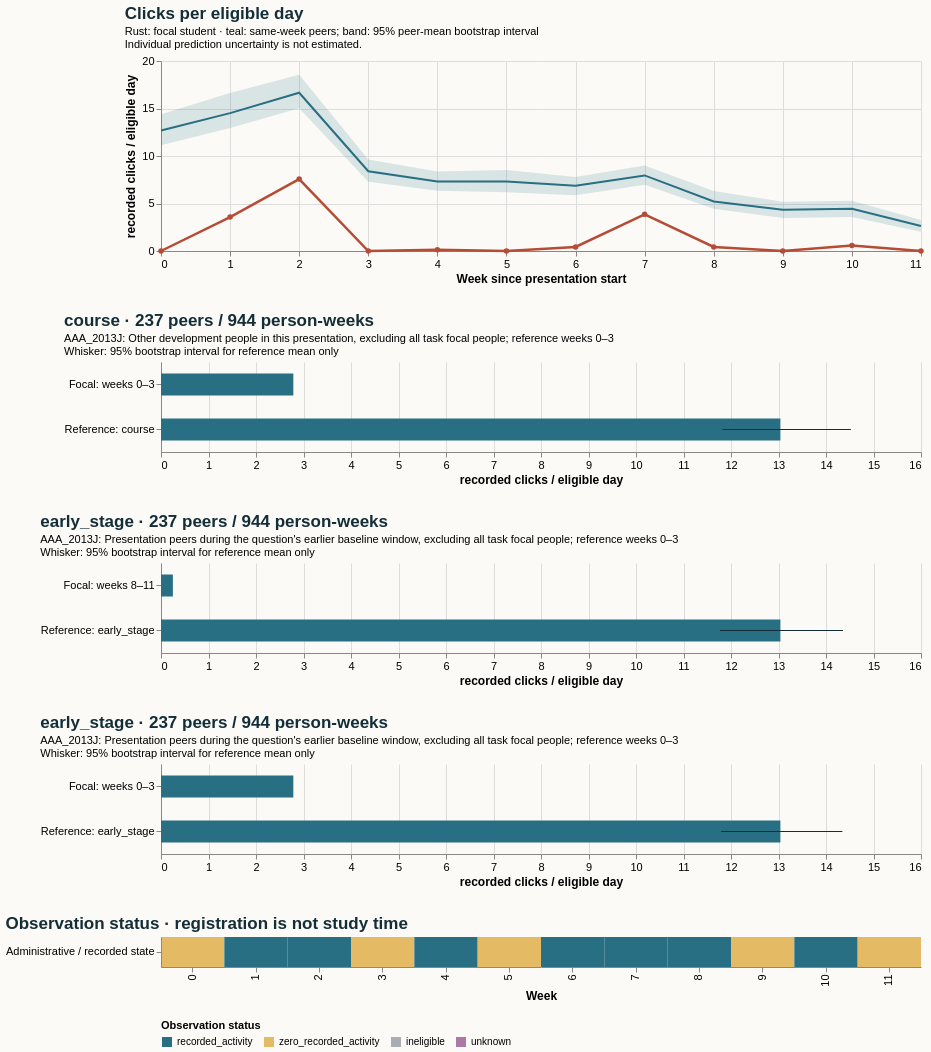

Describe this chart as a Vega-Lite specification.
### Vega-Lite specification from a JSON file in a GitHub repository (floating-point values rounded to 4 significant figures)
{"$schema": "https://vega.github.io/schema/vega-lite/v5.20.1.json", "config": {"axis": {"labelFontSize": 11, "titleFontSize": 12}, "background": "#fbfaf7", "font": "sans-serif", "title": {"anchor": "start", "color": "#142e38", "fontSize": 17, "subtitleFontSize": 11}, "view": {"continuousHeight": 300, "continuousWidth": 300, "stroke": null}}, "datasets": {"data-0e08a7084968e6410d2b16731e76f8ea": [{"hi": null, "lo": null, "series": "Focal: weeks 0–3", "value": 2.786}, {"hi": 14.34, "lo": 11.79, "series": "Reference: early_stage", "value": 13.04}], "data-3750ec66e5b8c7662691690f51c04c27": [{"hi": null, "lo": null, "series": "Focal: weeks 8–11", "value": 0.25}, {"hi": 14.36, "lo": 11.77, "series": "Reference: early_stage", "value": 13.04}], "data-50b1068f507c811541f35ee032cb187d": [{"hi": null, "lo": null, "series": "Focal: weeks 0–3", "value": 2.786}, {"hi": 14.52, "lo": 11.82, "series": "Reference: course", "value": 13.04}], "data-8e0e40293a88ba30a2c1e6c8ad5633a7": [{"end_day": 6, "focal_value": 0.0, "peer_ci_high": 14.39, "peer_ci_low": 11.14, "peer_mean": 12.69, "peer_observations": 237, "peer_people": 237, "reference": "course", "unit": "recorded clicks / eligible day", "week": 0}, {"end_day": 13, "focal_value": 3.571, "peer_ci_high": 16.64, "peer_ci_low": 12.94, "peer_mean": 14.52, "peer_observations": 237, "peer_people": 237, "reference": "course", "unit": "recorded clicks / eligible day", "week": 1}, {"end_day": 20, "focal_value": 7.571, "peer_ci_high": 18.55, "peer_ci_low": 15.04, "peer_mean": 16.66, "peer_observations": 235, "peer_people": 235, "reference": "course", "unit": "recorded clicks / eligible day", "week": 2}, {"end_day": 27, "focal_value": 0.0, "peer_ci_high": 9.641, "peer_ci_low": 7.284, "peer_mean": 8.392, "peer_observations": 235, "peer_people": 235, "reference": "course", "unit": "recorded clicks / eligible day", "week": 3}, {"end_day": 34, "focal_value": 0.1429, "peer_ci_high": 8.377, "peer_ci_low": 6.343, "peer_mean": 7.32, "peer_observations": 233, "peer_people": 233, "reference": "course", "unit": "recorded clicks / eligible day", "week": 4}, {"end_day": 41, "focal_value": 0.0, "peer_ci_high": 8.529, "peer_ci_low": 6.184, "peer_mean": 7.327, "peer_observations": 232, "peer_people": 232, "reference": "course", "unit": "recorded clicks / eligible day", "week": 5}, {"end_day": 48, "focal_value": 0.4286, "peer_ci_high": 7.789, "peer_ci_low": 5.868, "peer_mean": 6.876, "peer_observations": 232, "peer_people": 232, "reference": "course", "unit": "recorded clicks / eligible day", "week": 6}, {"end_day": 55, "focal_value": 3.857, "peer_ci_high": 8.996, "peer_ci_low": 6.98, "peer_mean": 7.954, "peer_observations": 232, "peer_people": 232, "reference": "course", "unit": "recorded clicks / eligible day", "week": 7}, {"end_day": 62, "focal_value": 0.4286, "peer_ci_high": 6.305, "peer_ci_low": 4.437, "peer_mean": 5.221, "peer_observations": 231, "peer_people": 231, "reference": "course", "unit": "recorded clicks / eligible day", "week": 8}, {"end_day": 69, "focal_value": 0.0, "peer_ci_high": 5.19, "peer_ci_low": 3.477, "peer_mean": 4.344, "peer_observations": 230, "peer_people": 230, "reference": "course", "unit": "recorded clicks / eligible day", "week": 9}, {"end_day": 76, "focal_value": 0.5714, "peer_ci_high": 5.287, "peer_ci_low": 3.584, "peer_mean": 4.438, "peer_observations": 229, "peer_people": 229, "reference": "course", "unit": "recorded clicks / eligible day", "week": 10}, {"end_day": 83, "focal_value": 0.0, "peer_ci_high": 3.272, "peer_ci_low": 2.035, "peer_mean": 2.636, "peer_observations": 227, "peer_people": 227, "reference": "course", "unit": "recorded clicks / eligible day", "week": 11}], "data-bc02ac6ec72bc0fddbaa4f688efeb9ae": [{"eligible_days": 7.0, "end_day": 6, "logging_completeness": "unknown", "observation_status": "zero_recorded_activity", "row": "Administrative / recorded state", "score_status": "withheld_release_time_unknown", "start_day": 0, "value": 0.0, "week": 0}, {"eligible_days": 7.0, "end_day": 13, "logging_completeness": "unknown", "observation_status": "recorded_activity", "row": "Administrative / recorded state", "score_status": "withheld_release_time_unknown", "start_day": 7, "value": 3.571, "week": 1}, {"eligible_days": 7.0, "end_day": 20, "logging_completeness": "unknown", "observation_status": "recorded_activity", "row": "Administrative / recorded state", "score_status": "withheld_release_time_unknown", "start_day": 14, "value": 7.571, "week": 2}, {"eligible_days": 7.0, "end_day": 27, "logging_completeness": "unknown", "observation_status": "zero_recorded_activity", "row": "Administrative / recorded state", "score_status": "withheld_release_time_unknown", "start_day": 21, "value": 0.0, "week": 3}, {"eligible_days": 7.0, "end_day": 34, "logging_completeness": "unknown", "observation_status": "recorded_activity", "row": "Administrative / recorded state", "score_status": "withheld_release_time_unknown", "start_day": 28, "value": 0.1429, "week": 4}, {"eligible_days": 7.0, "end_day": 41, "logging_completeness": "unknown", "observation_status": "zero_recorded_activity", "row": "Administrative / recorded state", "score_status": "withheld_release_time_unknown", "start_day": 35, "value": 0.0, "week": 5}, {"eligible_days": 7.0, "end_day": 48, "logging_completeness": "unknown", "observation_status": "recorded_activity", "row": "Administrative / recorded state", "score_status": "withheld_release_time_unknown", "start_day": 42, "value": 0.4286, "week": 6}, {"eligible_days": 7.0, "end_day": 55, "logging_completeness": "unknown", "observation_status": "recorded_activity", "row": "Administrative / recorded state", "score_status": "withheld_release_time_unknown", "start_day": 49, "value": 3.857, "week": 7}, {"eligible_days": 7.0, "end_day": 62, "logging_completeness": "unknown", "observation_status": "recorded_activity", "row": "Administrative / recorded state", "score_status": "withheld_release_time_unknown", "start_day": 56, "value": 0.4286, "week": 8}, {"eligible_days": 7.0, "end_day": 69, "logging_completeness": "unknown", "observation_status": "zero_recorded_activity", "row": "Administrative / recorded state", "score_status": "withheld_release_time_unknown", "start_day": 63, "value": 0.0, "week": 9}, {"eligible_days": 7.0, "end_day": 76, "logging_completeness": "unknown", "observation_status": "recorded_activity", "row": "Administrative / recorded state", "score_status": "withheld_release_time_unknown", "start_day": 70, "value": 0.5714, "week": 10}, {"eligible_days": 7.0, "end_day": 83, "logging_completeness": "unknown", "observation_status": "zero_recorded_activity", "row": "Administrative / recorded state", "score_status": "withheld_release_time_unknown", "start_day": 77, "value": 0.0, "week": 11}]}, "resolve": {"scale": {"color": "independent"}}, "spacing": 28, "vconcat": [{"data": {"name": "data-8e0e40293a88ba30a2c1e6c8ad5633a7"}, "height": 190, "layer": [{"encoding": {"x": {"axis": {"tickMinStep": 1}, "field": "week", "title": "Week since presentation start", "type": "quantitative"}, "y": {"field": "peer_ci_low", "scale": {"zero": true}, "title": "recorded clicks / eligible day", "type": "quantitative"}, "y2": {"field": "peer_ci_high"}}, "mark": {"color": "#286f83", "opacity": 0.16, "type": "area"}}, {"encoding": {"tooltip": [{"field": "week", "type": "quantitative"}, {"field": "peer_mean", "type": "quantitative"}, {"field": "peer_people", "type": "quantitative"}, {"field": "peer_observations", "type": "quantitative"}], "x": {"field": "week", "type": "quantitative"}, "y": {"field": "peer_mean", "type": "quantitative"}}, "mark": {"color": "#286f83", "strokeWidth": 2, "type": "line"}}, {"encoding": {"tooltip": [{"field": "week", "type": "quantitative"}, {"field": "focal_value", "type": "quantitative"}], "x": {"field": "week", "type": "quantitative"}, "y": {"field": "focal_value", "type": "quantitative"}}, "mark": {"color": "#b64c35", "point": {"color": "#b64c35"}, "strokeWidth": 2.5, "type": "line"}}], "title": {"subtitle": ["Rust: focal student · teal: same-week peers; band: 95% peer-mean bootstrap interval", "Individual prediction uncertainty is not estimated."], "text": "Clicks per eligible day"}, "width": 760}, {"data": {"name": "data-50b1068f507c811541f35ee032cb187d"}, "height": 90, "layer": [{"encoding": {"x": {"field": "value", "scale": {"domain": [0, 15.25], "zero": true}, "title": "recorded clicks / eligible day", "type": "quantitative"}, "y": {"field": "series", "sort": null, "title": null, "type": "nominal"}}, "mark": {"color": "#286f83", "size": 22, "type": "bar"}}, {"encoding": {"x": {"field": "lo", "type": "quantitative"}, "x2": {"field": "hi"}, "y": {"field": "series", "sort": null, "title": null, "type": "nominal"}}, "mark": {"color": "#142e38", "type": "rule"}}], "title": {"subtitle": ["AAA_2013J: Other development people in this presentation, excluding all task focal people; reference weeks 0–3", "Whisker: 95% bootstrap interval for reference mean only"], "text": "course · 237 peers / 944 person-weeks"}, "width": 760}, {"data": {"name": "data-3750ec66e5b8c7662691690f51c04c27"}, "height": 90, "layer": [{"encoding": {"x": {"field": "value", "scale": {"domain": [0, 15.25], "zero": true}, "title": "recorded clicks / eligible day", "type": "quantitative"}, "y": {"field": "series", "sort": null, "title": null, "type": "nominal"}}, "mark": {"color": "#286f83", "size": 22, "type": "bar"}}, {"encoding": {"x": {"field": "lo", "type": "quantitative"}, "x2": {"field": "hi"}, "y": {"field": "series", "sort": null, "title": null, "type": "nominal"}}, "mark": {"color": "#142e38", "type": "rule"}}], "title": {"subtitle": ["AAA_2013J: Presentation peers during the question's earlier baseline window, excluding all task focal people; reference weeks 0–3", "Whisker: 95% bootstrap interval for reference mean only"], "text": "early_stage · 237 peers / 944 person-weeks"}, "width": 760}, {"data": {"name": "data-0e08a7084968e6410d2b16731e76f8ea"}, "height": 90, "layer": [{"encoding": {"x": {"field": "value", "scale": {"domain": [0, 15.25], "zero": true}, "title": "recorded clicks / eligible day", "type": "quantitative"}, "y": {"field": "series", "sort": null, "title": null, "type": "nominal"}}, "mark": {"color": "#286f83", "size": 22, "type": "bar"}}, {"encoding": {"x": {"field": "lo", "type": "quantitative"}, "x2": {"field": "hi"}, "y": {"field": "series", "sort": null, "title": null, "type": "nominal"}}, "mark": {"color": "#142e38", "type": "rule"}}], "title": {"subtitle": ["AAA_2013J: Presentation peers during the question's earlier baseline window, excluding all task focal people; reference weeks 0–3", "Whisker: 95% bootstrap interval for reference mean only"], "text": "early_stage · 237 peers / 944 person-weeks"}, "width": 760}, {"data": {"name": "data-bc02ac6ec72bc0fddbaa4f688efeb9ae"}, "encoding": {"color": {"field": "observation_status", "legend": {"labelLimit": 260, "orient": "bottom"}, "scale": {"domain": ["recorded_activity", "zero_recorded_activity", "ineligible", "unknown"], "range": ["#286f83", "#e4bb64", "#aaaeb3", "#ac78a5"]}, "title": "Observation status", "type": "nominal"}, "tooltip": [{"field": "week", "type": "quantitative"}, {"field": "eligible_days", "type": "quantitative"}, {"field": "observation_status", "type": "nominal"}, {"field": "logging_completeness", "type": "nominal"}], "x": {"field": "week", "title": "Week", "type": "ordinal"}, "y": {"field": "row", "title": null, "type": "nominal"}}, "height": 30, "mark": {"type": "rect"}, "title": "Observation status · registration is not study time", "width": 760}]}
